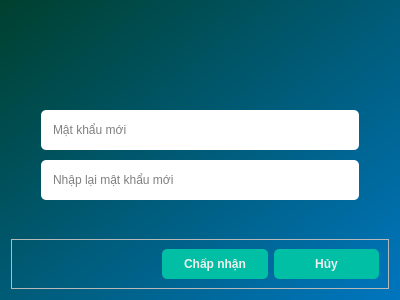
<?xml version="1.0" encoding="UTF-8"?>
<ui version="4.0">
 <class>Password</class>
 <widget class="QDialog" name="Password">
  <property name="geometry">
   <rect>
    <x>0</x>
    <y>0</y>
    <width>400</width>
    <height>300</height>
   </rect>
  </property>
  <property name="windowTitle">
   <string>Dialog</string>
  </property>
  <property name="styleSheet">
   <string notr="true">background: qlineargradient(spread:reflect, x1:0, y1:0, x2:1, y2:1, stop:0 rgba(0, 64, 46, 255), stop:1 rgba(0, 118, 191, 255));</string>
  </property>
  <layout class="QGridLayout" name="gridLayout" rowstretch="6,1">
   <item row="0" column="0">
    <layout class="QVBoxLayout" name="verticalLayout" stretch="3,1,1,1">
     <property name="spacing">
      <number>10</number>
     </property>
     <property name="leftMargin">
      <number>30</number>
     </property>
     <property name="topMargin">
      <number>20</number>
     </property>
     <property name="rightMargin">
      <number>30</number>
     </property>
     <property name="bottomMargin">
      <number>0</number>
     </property>
     <item>
      <widget class="QLabel" name="label">
       <property name="styleSheet">
        <string notr="true">background: none;
height: 50px;
image: url(Images/pass.png);</string>
       </property>
       <property name="text">
        <string/>
       </property>
      </widget>
     </item>
     <item>
      <widget class="QLineEdit" name="pass1">
       <property name="styleSheet">
        <string notr="true">height: 40px;
border: none;
border-radius: 5px;
background-color: #fff;
font: 15pt &quot;Myriad Pro Cond&quot;;
padding-left: 10px;</string>
       </property>
       <property name="echoMode">
        <enum>QLineEdit::Password</enum>
       </property>
       <property name="placeholderText">
        <string>Mật khẩu mới</string>
       </property>
      </widget>
     </item>
     <item>
      <widget class="QLineEdit" name="pass2">
       <property name="styleSheet">
        <string notr="true">height: 40px;
border: none;
border-radius: 5px;
background-color: #fff;
font: 15pt &quot;Myriad Pro Cond&quot;;
padding-left: 10px;</string>
       </property>
       <property name="echoMode">
        <enum>QLineEdit::Password</enum>
       </property>
       <property name="placeholderText">
        <string>Nhập lại mật khẩu mới</string>
       </property>
      </widget>
     </item>
     <item>
      <widget class="QLabel" name="result">
       <property name="styleSheet">
        <string notr="true">font: 15pt &quot;Myriad Pro Cond&quot;;
background: none;</string>
       </property>
       <property name="text">
        <string/>
       </property>
       <property name="alignment">
        <set>Qt::AlignCenter</set>
       </property>
      </widget>
     </item>
    </layout>
   </item>
   <item row="1" column="0">
    <widget class="QFrame" name="frame">
     <property name="styleSheet">
      <string notr="true">background: none;</string>
     </property>
     <property name="frameShape">
      <enum>QFrame::StyledPanel</enum>
     </property>
     <property name="frameShadow">
      <enum>QFrame::Raised</enum>
     </property>
     <layout class="QHBoxLayout" name="horizontalLayout">
      <property name="leftMargin">
       <number>150</number>
      </property>
      <item>
       <widget class="QPushButton" name="accept">
        <property name="cursor">
         <cursorShape>OpenHandCursor</cursorShape>
        </property>
        <property name="styleSheet">
         <string notr="true">QPushButton 
{
	height: 30px;
	border-width: 0px;
	border-radius: 5px;
	font: 15pt &quot;Myriad Pro Cond&quot;;
	background: #00BFA5;
	color: #eee;
	outline: none;
	font-weight: bold;
}
QPushButton:hover 
{
	background-color: #1DE9B6;
}</string>
        </property>
        <property name="text">
         <string>Chấp nhận</string>
        </property>
       </widget>
      </item>
      <item>
       <widget class="QPushButton" name="cancel">
        <property name="cursor">
         <cursorShape>PointingHandCursor</cursorShape>
        </property>
        <property name="styleSheet">
         <string notr="true">QPushButton 
{
	height: 30px;
	border-width: 0px;
	border-radius: 5px;
	font: 15pt &quot;Myriad Pro Cond&quot;;
	background: #00BFA5;
	color: #eee;
	outline: none;
	font-weight: bold;
}
QPushButton:hover 
{
	background-color: #1DE9B6;
}</string>
        </property>
        <property name="text">
         <string>Hủy</string>
        </property>
       </widget>
      </item>
     </layout>
    </widget>
   </item>
  </layout>
 </widget>
 <resources/>
 <connections/>
</ui>
